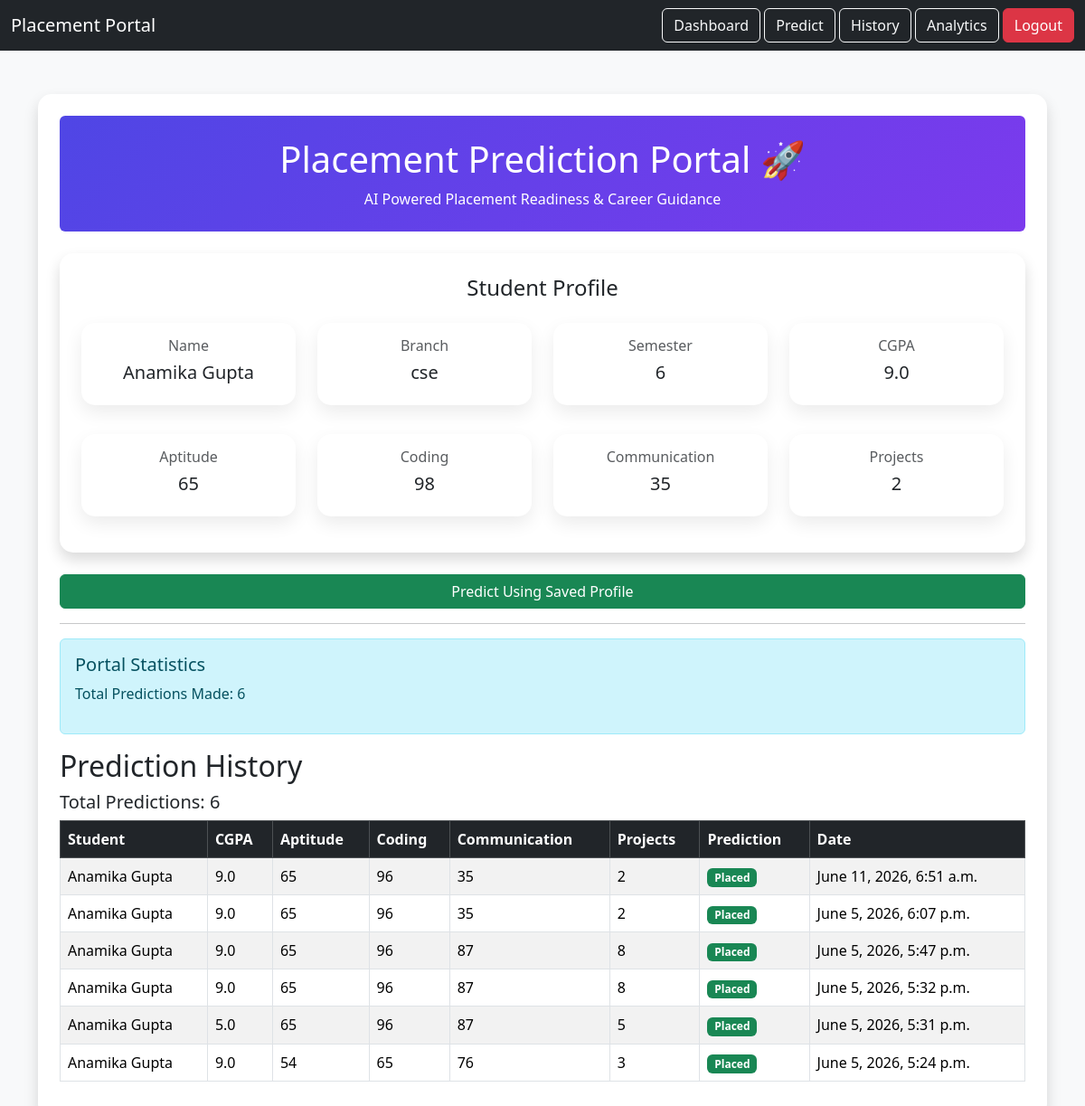
Before: /predict/ (signed in) with the older database file.
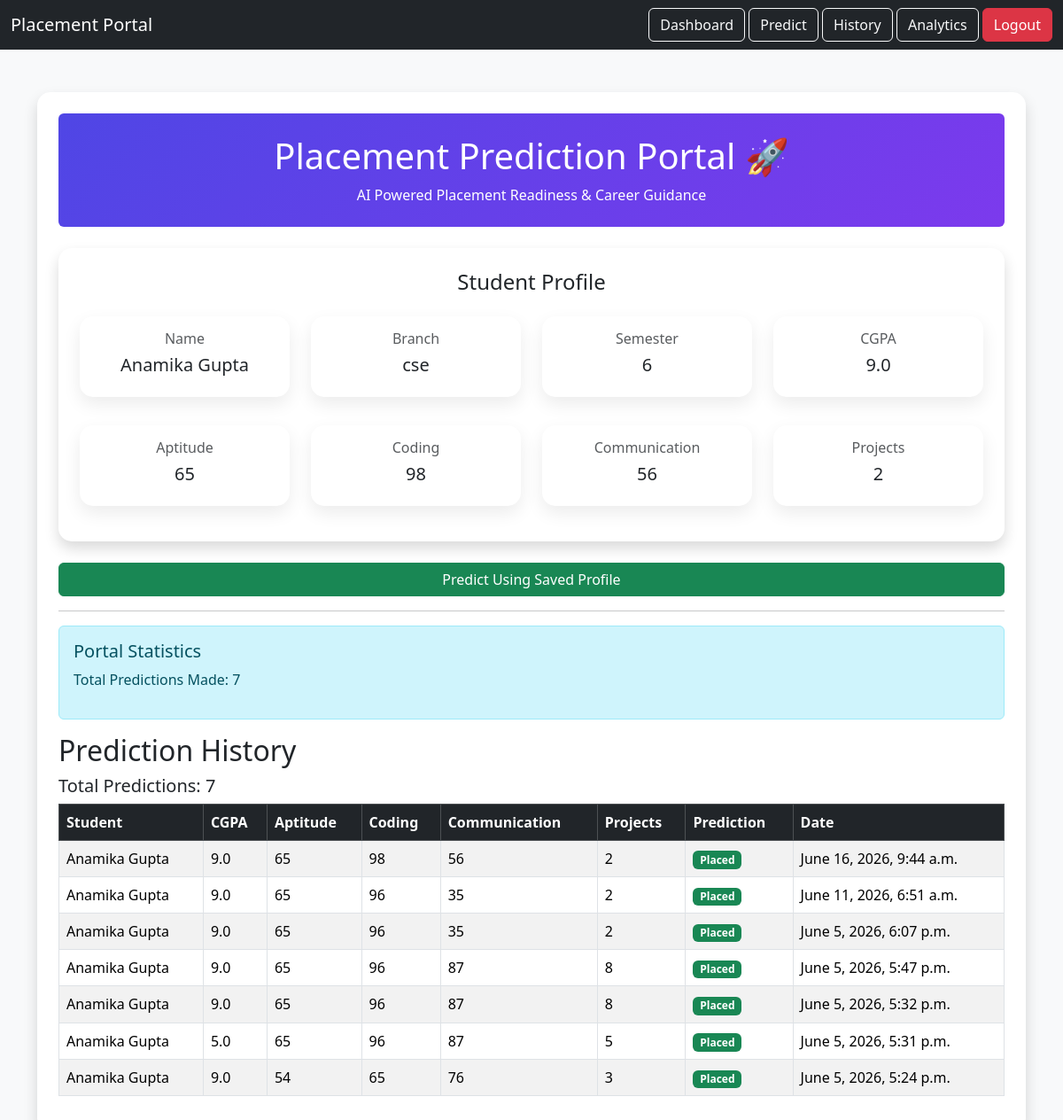
After: the same page with the newer database file.
### students/models.py (models this page shows, shortened)
class Student(models.Model):
    user = models.OneToOneField(
        User,
        on_delete=models.CASCADE,
        null=True,
        blank=True
    )
    name = models.CharField(max_length=100)
    email = models.EmailField(unique=True)
    branch = models.CharField(max_length=50, blank=True)
    semester = models.IntegerField(default=0)
    cgpa = models.FloatField(default=0)
    aptitude = models.IntegerField(default=0)
    coding = models.IntegerField(default=0)
    communication = models.IntegerField(default=0)
    projects = models.IntegerField(default=0)

class PredictionHistory(models.Model):
    student = models.ForeignKey(
        Student,
        on_delete=models.CASCADE
    )
    cgpa = models.FloatField()
    aptitude = models.IntegerField()
    coding = models.IntegerField()
    communication = models.IntegerField()
    projects = models.IntegerField()
    prediction = models.CharField(max_length=20)
    created_at = models.DateTimeField(auto_now_add=True)

### students/views.py (the view, shortened to what this page needs)
# urls.py: path('predict/', views.predict, name='predict'),
def predict(request):
    student = Student.objects.filter(
        user=request.user
    ).first()
    result_text = None
    guidance = None
    readiness_score = None
    placement_probability = None
    history = PredictionHistory.objects.filter(
        student=student
    ).order_by(
        '-created_at'
    )
    return render(
        request,
        'predict.html',
        {
            'student': student,
            'result': result_text,
            'history': history,
            'guidance': guidance,
            'readiness_score': readiness_score,
            'placement_probability': placement_probability,
        }
    )

### templates/predict.html (shortened to what the changed rows need)
<!DOCTYPE html>
<html>
<head>
    <link href="https://cdn.jsdelivr.net/npm/bootstrap@5.3.3/dist/css/bootstrap.min.css"
          rel="stylesheet">
</head>
<body class="bg-light">
<div class="container mt-5">
    <div class="card shadow p-4">
        <div class="text-center mb-4 p-4 rounded"
     style="background:linear-gradient(135deg,#4f46e5,#7c3aed);color:white;">
    <h1>
        Placement Prediction Portal 🚀
    </h1>
    <p class="mb-0">
    </p>
</div>
       <div class="card shadow p-4 mb-4">
    <h4 class="text-center mb-4">
    </h4>
    <div class="row text-center">
        <div class="col-md-3 mb-3">
            <div class="card profile-card p-3">
                <h6 class="text-muted">
                    Name
                </h6>
                <h5>
                    {{ student.name }}
                </h5>
            </div>
        </div>
        <div class="col-md-3 mb-3">
            <div class="card profile-card p-3">
                <h6 class="text-muted">
                    Branch
                </h6>
                <h5>
                    {{ student.branch }}
                </h5>
            </div>
        </div>
        <div class="col-md-3 mb-3">
            <div class="card profile-card p-3">
                <h6 class="text-muted">
                    Semester
                </h6>
                <h5>
                    {{ student.semester }}
                </h5>
            </div>
        </div>
        <div class="col-md-3 mb-3">
            <div class="card profile-card p-3">
                <h6 class="text-muted">
                    CGPA
                </h6>
                <h5>
                    {{ student.cgpa }}
                </h5>
            </div>
        </div>
    </div>
    <div class="row text-center mt-3">
        <div class="col-md-3 mb-3">
            <div class="card profile-card p-3">
                <h6 class="text-muted">
                    Aptitude
                </h6>
                <h5>
                    {{ student.aptitude }}
                </h5>
            </div>
        </div>
        <div class="col-md-3 mb-3">
            <div class="card profile-card p-3">
                <h6 class="text-muted">
                    Coding
                </h6>
                <h5>
                    {{ student.coding }}
                </h5>
            </div>
        </div>
        <div class="col-md-3 mb-3">
            <div class="card profile-card p-3">
                <h6 class="text-muted">
                    Communication
                </h6>
                <h5>
                    {{ student.communication }}
                </h5>
            </div>
        </div>
        <div class="col-md-3 mb-3">
            <div class="card profile-card p-3">
                <h6 class="text-muted">
                    Projects
                </h6>
                <h5>
                    {{ student.projects }}
                </h5>
            </div>
        </div>
    </div>
</div>
        <form method="post">
            <button type="submit"
                    class="btn btn-success w-100">
            </button>
        </form>
        <hr>
        <div class="alert alert-info">
            <h5>
                Portal Statistics
            </h5>
            <p>
                Total Predictions Made:
                {{ history|length }}
            </p>
        </div>
        <h2>
            Prediction History
        </h2>
        <h5>
            Total Predictions:
            {{ history|length }}
        </h5>
        <table class="table table-bordered table-striped">
            <thead class="table-dark">
                <tr>
                    <th>Student</th>
                    <th>CGPA</th>
                    <th>Aptitude</th>
                    <th>Coding</th>
                    <th>Communication</th>
                    <th>Projects</th>
                    <th>Prediction</th>
                    <th>Date</th>
                </tr>
            </thead>
            <tbody>
                {% for item in history %}
                <tr>
                    <td>{{ item.student.name }}</td>
                    <td>{{ item.cgpa }}</td>
                    <td>{{ item.aptitude }}</td>
                    <td>{{ item.coding }}</td>
                    <td>{{ item.communication }}</td>
                    <td>{{ item.projects }}</td>
                    <td>
                        {% if item.prediction == "Placed" %}
                        <span class="badge bg-success">
                            Placed
                        </span>
                        {% else %}
                        <span class="badge bg-danger">
                            Not Placed
                        </span>
                        {% endif %}
                    </td>
                    <td>{{ item.created_at }}</td>
                </tr>
                {% empty %}
                <tr>
                    <td colspan="8" class="text-center">
                        No Prediction History Found
                    </td>
                </tr>
                {% endfor %}
            </tbody>
        </table>
    </div>
</div>
</body>
</html>

Changed rows visible on the page:
changed Student "Anamika Gupta": communication "35" → "56"
added PredictionHistory: student.name "Anamika Gupta", cgpa "9.0", aptitude "65", coding "98", communication "56", projects "2", prediction "Placed", created_at "June 16, 2026, 9:44 a.m."
Other visible differences:
{{ history|length }}: "6" → "7"
